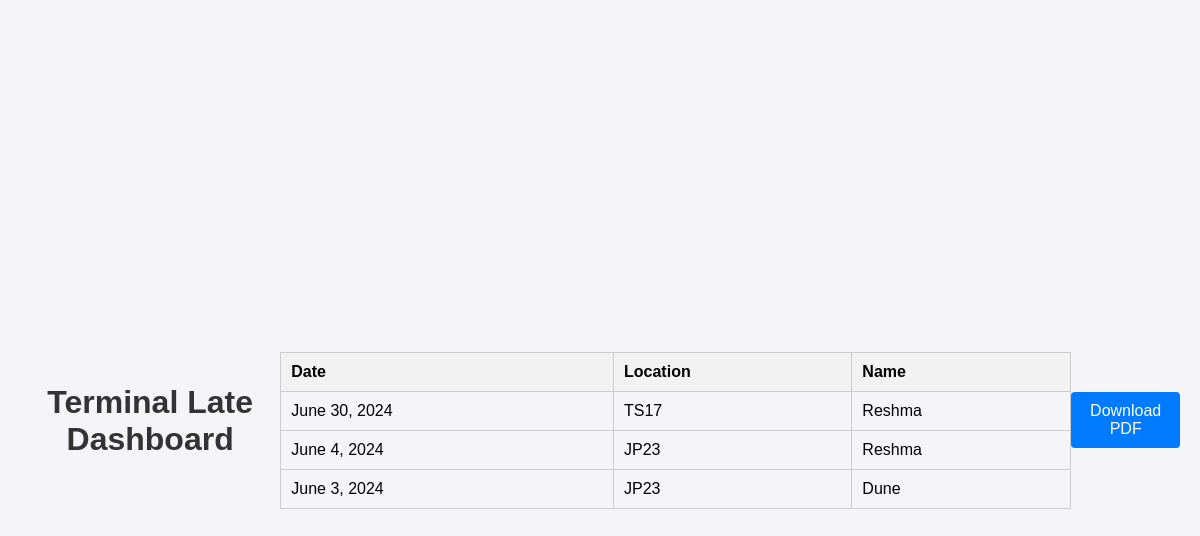
/terminallatedashboard/, run on the app's committed database.
### pizza_ordering/models.py (models this page shows)
class TerminalLate(models.Model):
    LOCATION_CHOICES = [
        ('JP23', 'JP23'),
        ('KP5', 'KP5'),
        ('TS17', 'TS17'),
    ]
    location = models.CharField(max_length=50, choices=LOCATION_CHOICES, default='JP23')
    date = models.DateField()
    name = models.CharField(max_length=100)
    class Meta:
        verbose_name = "Terminal Department Late Shift"
        verbose_name_plural = "Terminal Department Late Shift"

### pizza_ordering/views.py (the view)
# urls.py: path('terminallatedashboard/', views.terminal_late_dashboard, name='terminal_late_dashboard'),
def terminal_late_dashboard(request):
    terminal_lates = TerminalLate.objects.all().order_by('-date')
    return render(request, 'pizza_ordering/terminallatedashboard.html', {'terminal_lates': terminal_lates})

### pizza_ordering/templates/pizza_ordering/terminallatedashboard.html (shortened to what this page needs)
<!DOCTYPE html>
<html lang="en">
<head>
</head>
<body>
    <h1>Terminal Late Dashboard</h1>
    <table id="dashboard-table">
        <thead>
            <tr>
                <th>Date</th>
                <th>Location</th>
                <th>Name</th>
            </tr>
        </thead>
        <tbody>
            {% for terminal_late in terminal_lates %}
            <tr>
                <td>{{ terminal_late.date }}</td>
                <td>{{ terminal_late.location }}</td>
                <td>{{ terminal_late.name }}</td>
            </tr>
            {% endfor %}
        </tbody>
    </table>
    <button id="download-pdf-btn">Download PDF</button>
</body>
</html>

### pizza_ordering/templates/pizza_ordering/terminallatedashboard.html (style rules this page uses)
body { font-family: Arial, sans-serif; background-color: #f4f4f9; margin: 0; padding: 20px; display: flex; justify-content: center; align-items: center; min-height: 100vh; }
h1 { text-align: center; color: #333; margin-bottom: 20px; }
table { width: 100%; border-collapse: collapse; margin-top: 20px; }
table, th, td { border: 1px solid #ccc; }
th, td { padding: 10px; text-align: left; }
th { background-color: #f2f2f2; }
#download-pdf-btn { display: block; width: 150px; margin: 20px auto; padding: 10px; background-color: #007bff; border: none; border-radius: 4px; color: #fff; font-size: 16px; text-align: center; cursor: pointer; }

### data on the page
TerminalLate: date "June 30, 2024", location "TS17", name "Reshma"
TerminalLate: date "June 4, 2024", location "JP23", name "Reshma"
TerminalLate: date "June 3, 2024", location "JP23", name "Dune"
